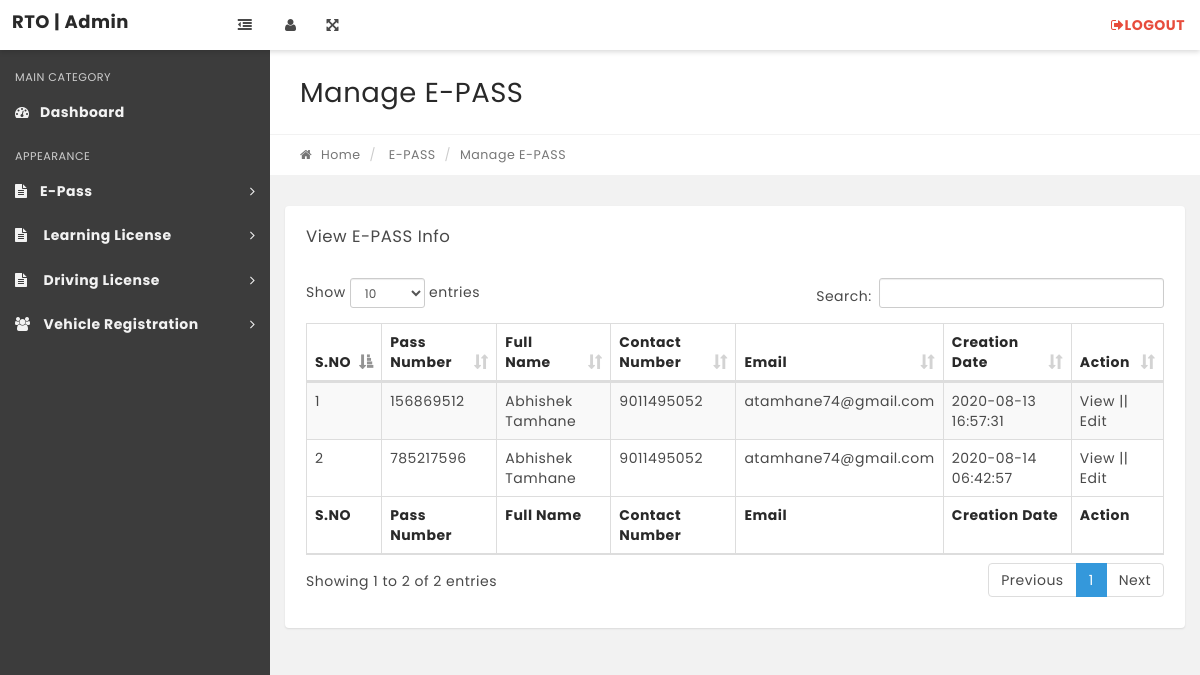
The page /manage-pass.php on the database its author committed.
### tables this page shows
CREATE TABLE `tblpass` (
  `ID` int(10) NOT NULL,
  `PassNumber` varchar(200) DEFAULT NULL,
  `FullName` varchar(200) DEFAULT NULL,
  `ContactNumber` bigint(10) DEFAULT NULL,
  `Email` varchar(200) DEFAULT NULL,
  `IdentityType` varchar(200) DEFAULT NULL,
  `IdentityCardno` varchar(200) DEFAULT NULL,
  `FromDate` varchar(200) DEFAULT NULL,
  `ToDate` varchar(200) DEFAULT NULL,
  `PasscreationDate` timestamp NULL DEFAULT current_timestamp()
);

### manage-pass.php (the view, shortened to what this page needs)
<?php
include('includes/config.php');
if(strlen($_SESSION['alogin'])=="")
    {
    header("Location: index.php");
    }
    else{
?>
<!DOCTYPE html>
<html lang="en">
    <head>
        <link rel="stylesheet" href="css/bootstrap.min.css" media="screen" >
        <link rel="stylesheet" href="css/font-awesome.min.css" media="screen" >
        <link rel="stylesheet" href="css/animate-css/animate.min.css" media="screen" >
        <link rel="stylesheet" href="css/lobipanel/lobipanel.min.css" media="screen" >
        <link rel="stylesheet" href="css/prism/prism.css" media="screen" >
        <link rel="stylesheet" type="text/css" href="js/DataTables/datatables.min.css"/>
        <link rel="stylesheet" href="css/main.css" media="screen" >
    </head>
    <body class="top-navbar-fixed">
        <div class="main-wrapper">
   <?php include('includes/topbar.php');?>
            <div class="content-wrapper">
                <div class="content-container">
<?php include('includes/leftbar.php');?>
                    <div class="main-page">
                        <div class="container-fluid">
                            <div class="row page-title-div">
                                <div class="col-md-6">
                                    <h2 class="title">Manage E-PASS</h2>
                                </div>
                            </div>
                            <div class="row breadcrumb-div">
                                <div class="col-md-6">
                                    <ul class="breadcrumb">
            							<li><a href="dashboard.php"><i class="fa fa-home"></i> Home</a></li>
                                        <li> E-PASS</li>
            							<li class="active">Manage E-PASS</li>
            						</ul>
                                </div>
                            </div>
                        </div>
                        <section class="section">
                            <div class="container-fluid">
                                <div class="row">
                                    <div class="col-md-12">
                                        <div class="panel">
                                            <div class="panel-heading">
                                                <div class="panel-title">
                                                    <h5>View E-PASS Info</h5>
                                                </div>
                                            </div>
                                            <div class="panel-body p-20">
                                                <table id="example" class="display table table-striped table-bordered" cellspacing="0" width="100%">
                                                    <thead>
                                                        <tr>
                                            <th>S.NO</th>
                                           <th>Pass Number</th>
                                            <th>Full Name</th>
                                            <th>Contact Number</th>
                                            <th>Email</th>
                                            <th>Creation Date</th>
                                            <th>Action</th>
                                        </tr>
                                                    </thead>
                                                    <tfoot>
                                                        <tr>
                                            <th>S.NO</th>
                                           <th>Pass Number</th>
                                            <th>Full Name</th>
                                            <th>Contact Number</th>
                                            <th>Email</th>
                                            <th>Creation Date</th>
                                            <th>Action</th>
                                        </tr>
                                                    </tfoot>
                                                    <tbody>
<?php
$sql="SELECT * from tblpass";
$query = $dbh -> prepare($sql);
$query->execute();
$results=$query->fetchAll(PDO::FETCH_OBJ);
$cnt=1;
if($query->rowCount() > 0)
{
foreach($results as $row)
{               ?>
   <tr>
                  <td><?php echo htmlentities($cnt);?></td>
                  <td><?php  echo htmlentities($row->PassNumber);?></td>
                  <td><?php  echo htmlentities($row->FullName);?></td>
                  <td><?php  echo htmlentities($row->ContactNumber);?></td>
                  <td><?php  echo htmlentities($row->Email);?></td>
                  <td><?php  echo htmlentities($row->PasscreationDate);?></td>
                  <td><a href="view-pass-detail.php?viewid=<?php echo htmlentities ($row->ID);?>">View</a>  ||  <a href="editpass.php?stid=<?php echo htmlentities ($row->ID);?>">Edit</a></td>
                </tr>
               <?php $cnt=$cnt+1;}} ?>
                                                    </tbody>
                                                </table>
                                            </div>
                                        </div>
                                    </div>
                                                </div>
                                            </div>
                                        </div>
                                    </div>
                                </div>
                            </div>
    </body>
</html>
<?php } ?>

### includes/topbar.php (shortened to what this page needs)
<nav class="navbar top-navbar bg-white box-shadow">
          	<div class="container-fluid">
                  <div class="row">
                      <div class="navbar-header no-padding">
              			<a class="navbar-brand" href="dashboard.php">
              			    <b>RTO | Admin</b>
              			</a>
                            <span class="small-nav-handle hidden-sm hidden-xs"><i class="fa fa-outdent"></i></span>
              		</div>
              	<div class="collapse navbar-collapse" id="navbar-collapse-1">
              			<ul class="nav navbar-nav" data-dropdown-in="fadeIn" data-dropdown-out="fadeOut">
                              <li class="hidden-sm hidden-xs"><a href="#" class="user-info-handle"><i class="fa fa-user"></i></a></li>
                              <li class="hidden-sm hidden-xs"><a href="#" class="full-screen-handle"><i class="fa fa-arrows-alt"></i></a></li>
                          </ul>
              			<ul class="nav navbar-nav navbar-right" data-dropdown-in="fadeIn" data-dropdown-out="fadeOut">
              				    <li><a href="logout.php" class="color-danger text-center"><i class="fa fa-sign-out"></i><b>LOGOUT</b></a></li>
              			</ul>
              		</div>
                  </div>
          	</div>
          </nav>

### includes/leftbar.php (shortened to what this page needs)
<div class="left-sidebar bg-black-300 box-shadow ">
                        <div class="sidebar-content">
                            <div class="user-info closed">
                            </div>
                            <div class="sidebar-nav">
                                <ul class="side-nav color-gray">
                                    <li class="nav-header">
                                     <span class=""> Main Category </span>
                                    </li>
                                    <li>
                                        <a href="dashboard.php"> <i class="fa fa-dashboard"></i><span><b>Dashboard</b></span> </a>
                                    </li>
                                    <li class="nav-header">
                                        <span class="">Appearance</span>
                                    </li>
  <b>
  <li class="has-children">
            <a href="#"><i class="fa fa-file-text"></i><span>E-Pass</span><i class="fa fa-angle-right arrow"></i></a>
                                    </li>
 <li class="has-children">
  <a href="#"><i class="fa fa-file-text"></i> <span>Learning License</span> <i class="fa fa-angle-right arrow"></i></a>
 </li>
 <li class="has-children">
  <a href="#"><i class="fa fa-file-text"></i> <span>Driving License</span> <i class="fa fa-angle-right arrow"></i></a>
 </li>
   <li class="has-children">
                                        <a href="#"><i class="fa fa-users"></i> <span>Vehicle Registration</span> <i class="fa fa-angle-right arrow"></i></a>
</li>
</b>
                            </div>
                        </div>
                    </div>

### rows shown on the page
tblpass: PassNumber "156869512", FullName "Abhishek Tamhane", ContactNumber "9011495052", Email "atamhane74@gmail.com", PasscreationDate "2020-08-13 16:57:31"
tblpass: PassNumber "785217596", FullName "Abhishek Tamhane", ContactNumber "9011495052", Email "atamhane74@gmail.com", PasscreationDate "2020-08-14 06:42:57"
